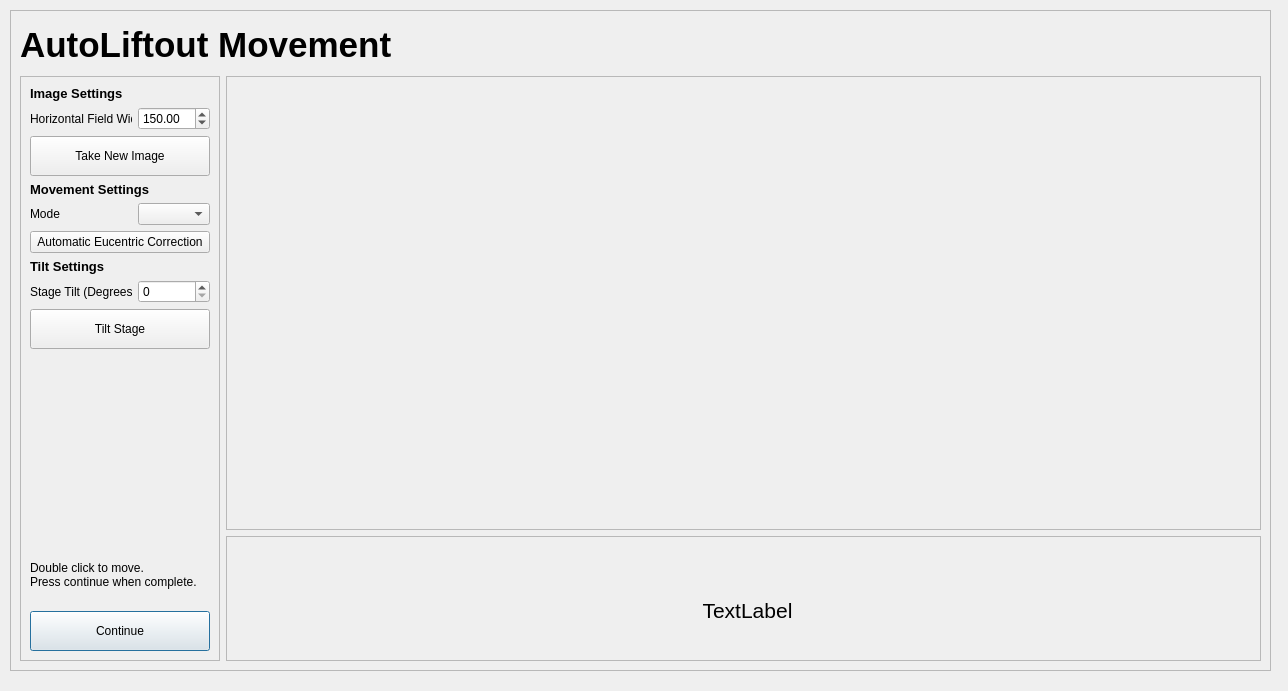
<?xml version="1.0" encoding="UTF-8"?>
<ui version="4.0">
 <class>Dialog</class>
 <widget class="QDialog" name="Dialog">
  <property name="geometry">
   <rect>
    <x>0</x>
    <y>0</y>
    <width>1288</width>
    <height>691</height>
   </rect>
  </property>
  <property name="windowTitle">
   <string>Dialog</string>
  </property>
  <widget class="QFrame" name="frame_main">
   <property name="geometry">
    <rect>
     <x>10</x>
     <y>10</y>
     <width>1261</width>
     <height>661</height>
    </rect>
   </property>
   <property name="frameShape">
    <enum>QFrame::StyledPanel</enum>
   </property>
   <property name="frameShadow">
    <enum>QFrame::Raised</enum>
   </property>
   <layout class="QGridLayout" name="gridLayout_2">
    <item row="1" column="1" rowspan="2">
     <widget class="QFrame" name="frame_image">
      <property name="maximumSize">
       <size>
        <width>1536</width>
        <height>1024</height>
       </size>
      </property>
      <property name="frameShape">
       <enum>QFrame::StyledPanel</enum>
      </property>
      <property name="frameShadow">
       <enum>QFrame::Raised</enum>
      </property>
      <layout class="QGridLayout" name="gridLayout_3">
       <item row="0" column="0">
        <widget class="QLabel" name="label_image_eb">
         <property name="text">
          <string/>
         </property>
        </widget>
       </item>
       <item row="0" column="1">
        <widget class="QLabel" name="label_image_ib">
         <property name="text">
          <string/>
         </property>
        </widget>
       </item>
      </layout>
     </widget>
    </item>
    <item row="0" column="0" colspan="2">
     <widget class="QLabel" name="label_title">
      <property name="maximumSize">
       <size>
        <width>16777215</width>
        <height>50</height>
       </size>
      </property>
      <property name="font">
       <font>
        <pointsize>26</pointsize>
        <weight>75</weight>
        <bold>true</bold>
       </font>
      </property>
      <property name="text">
       <string>AutoLiftout Movement</string>
      </property>
      <property name="textFormat">
       <enum>Qt::PlainText</enum>
      </property>
     </widget>
    </item>
    <item row="3" column="1">
     <widget class="QFrame" name="frame_base">
      <property name="maximumSize">
       <size>
        <width>16777215</width>
        <height>125</height>
       </size>
      </property>
      <property name="frameShape">
       <enum>QFrame::StyledPanel</enum>
      </property>
      <property name="frameShadow">
       <enum>QFrame::Raised</enum>
      </property>
      <widget class="QLabel" name="label_message">
       <property name="geometry">
        <rect>
         <x>16</x>
         <y>12</y>
         <width>1011</width>
         <height>125</height>
        </rect>
       </property>
       <property name="sizePolicy">
        <sizepolicy hsizetype="Preferred" vsizetype="Fixed">
         <horstretch>0</horstretch>
         <verstretch>0</verstretch>
        </sizepolicy>
       </property>
       <property name="maximumSize">
        <size>
         <width>16777215</width>
         <height>125</height>
        </size>
       </property>
       <property name="font">
        <font>
         <pointsize>16</pointsize>
        </font>
       </property>
       <property name="text">
        <string>TextLabel</string>
       </property>
       <property name="alignment">
        <set>Qt::AlignCenter</set>
       </property>
      </widget>
     </widget>
    </item>
    <item row="1" column="0" rowspan="3">
     <widget class="QFrame" name="frame_parameters">
      <property name="maximumSize">
       <size>
        <width>200</width>
        <height>16777215</height>
       </size>
      </property>
      <property name="frameShape">
       <enum>QFrame::StyledPanel</enum>
      </property>
      <property name="frameShadow">
       <enum>QFrame::Raised</enum>
      </property>
      <layout class="QGridLayout" name="gridLayout_4">
       <property name="verticalSpacing">
        <number>6</number>
       </property>
       <item row="34" column="1" colspan="2">
        <widget class="QPushButton" name="pushButton_continue">
         <property name="minimumSize">
          <size>
           <width>0</width>
           <height>40</height>
          </size>
         </property>
         <property name="text">
          <string>Continue</string>
         </property>
        </widget>
       </item>
       <item row="20" column="1">
        <widget class="QLabel" name="label_movement_mode">
         <property name="text">
          <string>Mode</string>
         </property>
        </widget>
       </item>
       <item row="18" column="1" colspan="2">
        <widget class="QLabel" name="label_header_movement">
         <property name="font">
          <font>
           <pointsize>10</pointsize>
           <weight>75</weight>
           <bold>true</bold>
          </font>
         </property>
         <property name="text">
          <string>Movement Settings</string>
         </property>
        </widget>
       </item>
       <item row="22" column="1">
        <widget class="QLabel" name="label_header_tilt">
         <property name="font">
          <font>
           <pointsize>10</pointsize>
           <weight>75</weight>
           <bold>true</bold>
          </font>
         </property>
         <property name="text">
          <string>Tilt Settings</string>
         </property>
        </widget>
       </item>
       <item row="20" column="2">
        <widget class="QComboBox" name="comboBox_movement_mode"/>
       </item>
       <item row="27" column="1" colspan="2">
        <spacer name="verticalSpacer_3">
         <property name="orientation">
          <enum>Qt::Vertical</enum>
         </property>
         <property name="sizeType">
          <enum>QSizePolicy::Expanding</enum>
         </property>
         <property name="sizeHint" stdset="0">
          <size>
           <width>20</width>
           <height>30</height>
          </size>
         </property>
        </spacer>
       </item>
       <item row="2" column="1">
        <widget class="QLabel" name="label_1">
         <property name="text">
          <string>Horizontal Field Width</string>
         </property>
        </widget>
       </item>
       <item row="2" column="2">
        <widget class="QDoubleSpinBox" name="doubleSpinBox_hfw">
         <property name="minimum">
          <double>30.000000000000000</double>
         </property>
         <property name="maximum">
          <double>900.000000000000000</double>
         </property>
         <property name="singleStep">
          <double>5.000000000000000</double>
         </property>
         <property name="value">
          <double>150.000000000000000</double>
         </property>
        </widget>
       </item>
       <item row="1" column="1" colspan="2">
        <widget class="QLabel" name="label_header">
         <property name="font">
          <font>
           <pointsize>10</pointsize>
           <weight>75</weight>
           <bold>true</bold>
          </font>
         </property>
         <property name="text">
          <string>Image Settings</string>
         </property>
        </widget>
       </item>
       <item row="23" column="2">
        <widget class="QDoubleSpinBox" name="doubleSpinBox_tilt_degrees">
         <property name="decimals">
          <number>0</number>
         </property>
         <property name="minimum">
          <double>0.000000000000000</double>
         </property>
         <property name="maximum">
          <double>25.000000000000000</double>
         </property>
         <property name="singleStep">
          <double>1.000000000000000</double>
         </property>
         <property name="value">
          <double>0.000000000000000</double>
         </property>
        </widget>
       </item>
       <item row="23" column="1">
        <widget class="QLabel" name="label_tilt">
         <property name="text">
          <string>Stage Tilt (Degrees)</string>
         </property>
        </widget>
       </item>
       <item row="33" column="1" colspan="2">
        <spacer name="verticalSpacer_2">
         <property name="orientation">
          <enum>Qt::Vertical</enum>
         </property>
         <property name="sizeType">
          <enum>QSizePolicy::Maximum</enum>
         </property>
         <property name="sizeHint" stdset="0">
          <size>
           <width>20</width>
           <height>10</height>
          </size>
         </property>
        </spacer>
       </item>
       <item row="31" column="1" rowspan="2" colspan="2">
        <widget class="QLabel" name="label_continue_instructions">
         <property name="minimumSize">
          <size>
           <width>0</width>
           <height>40</height>
          </size>
         </property>
         <property name="text">
          <string>Double click to move. 
Press continue when complete.</string>
         </property>
         <property name="textFormat">
          <enum>Qt::AutoText</enum>
         </property>
         <property name="alignment">
          <set>Qt::AlignLeading|Qt::AlignLeft|Qt::AlignVCenter</set>
         </property>
         <property name="wordWrap">
          <bool>true</bool>
         </property>
        </widget>
       </item>
       <item row="25" column="1" colspan="2">
        <widget class="QPushButton" name="pushButton_tilt_stage">
         <property name="minimumSize">
          <size>
           <width>0</width>
           <height>40</height>
          </size>
         </property>
         <property name="text">
          <string>Tilt Stage</string>
         </property>
        </widget>
       </item>
       <item row="3" column="1" colspan="2">
        <widget class="QPushButton" name="pushButton_take_image">
         <property name="minimumSize">
          <size>
           <width>0</width>
           <height>40</height>
          </size>
         </property>
         <property name="text">
          <string>Take New Image</string>
         </property>
        </widget>
       </item>
       <item row="21" column="1" colspan="2">
        <widget class="QPushButton" name="pushButton_auto_eucentric">
         <property name="text">
          <string>Automatic Eucentric Correction</string>
         </property>
        </widget>
       </item>
      </layout>
     </widget>
    </item>
   </layout>
  </widget>
 </widget>
 <resources/>
 <connections/>
</ui>
